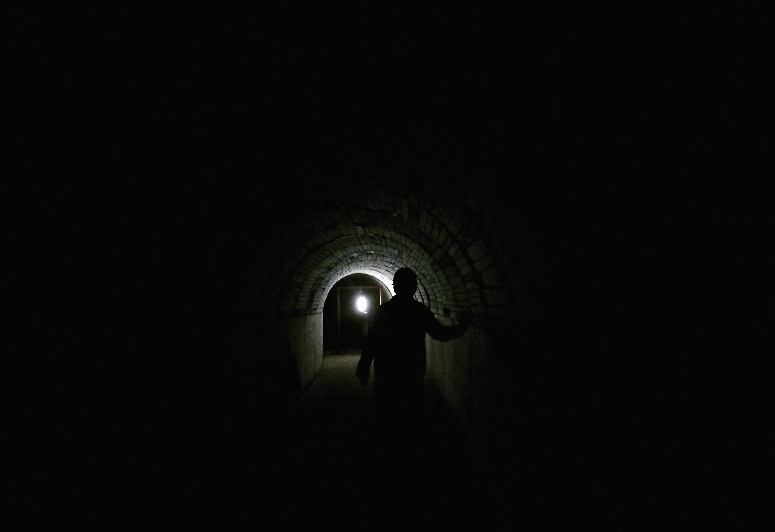
#> input picture image_test/rgb/RGBD_r_14_300.jpg, 775 x 532 px, found by its file name; its folder holds only this picture in this run
$ python compare_image_rgb_attention.py
#> lines starting #> are read from the running program, lines starting #| are printed output that depends on the picture
# coding:utf-8
# @Author     : HT
# @Time       : 2022/4/8 11:18
# @File       : compare_image_rgb.py
# @Software   : PyCharm
import os
import cv2
import numpy as np

def creat_dir(out_dir):
    if not os.path.isdir(out_dir):
        os.makedirs(out_dir)
sum_path_list=[r'G:\mmdetection_miner_result\work_dirs_rgb_depth_diy_d_simple',r'G:\mmdetection_miner_result\work_dir_rgb_depth_attention_se_d_simple',r'G:\mmdetection_miner_result\work_dirs_rgb_depth_attention_cbam_d_simple',r'G:\mmdetection_miner_result\work_dirs_rgb_depth_attention_cbam_d_b_simple']

# sum_path_list=[r'G:\mmdetection_miner_result\work_dirs_rgb_simple',r'G:\mmdetection_miner_result\work_dirs_depth_simple','G:\mmdetection_miner_result\work_dir_rgb_depth_attention_se_b_simple','G:\mmdetection_miner_result\work_dir_rgb_depth_attention_se_just_four_simple']
# sum_path_list=[r'G:\mmdetection_miner_result\work_dirs_rgb_simple',r'G:\mmdetection_miner_result\work_dirs_depth_simple','work_dir_rgb_depth_attention_se_b_simple','work_dir_rgb_depth_attention_se_just_four_simple']
save_path=r'G:\mmdetection_miner_result/compare_image_attention'
creat_dir(save_path)
rgb_path = os.path.join(sum_path_list[0], 'val', 'image1','rgb')
rgb_path_list=os.listdir(rgb_path)
depth_path = os.path.join(sum_path_list[0], 'val', 'image1','depth')
for rgbpath in rgb_path_list:
    rgb_path_image = rgb_path+'/'+rgbpath
    # print(rgb_path_image)
    rgb_path_image_data0=cv2.imread(rgb_path_image)
#> rgb_path_image_data0 is the input picture: shape (532, 775, 3); mean B, G, R 6.3, 7, 6.7
    depth_path_image = depth_path + '/' + rgbpath
    # print(rgb_path_image)
    depth_path_image_data0 = cv2.imread(depth_path_image)
    img_shape=rgb_path_image_data0.shape
#> img_shape = (532, 775, 3)
    # print('img_shape',img_shape)
    if depth_path_image_data0 is None:
        # print('ht')
        depth_path_image_data0 = np.uint8(np.ones(img_shape) * 255)
    for sum_path in sum_path_list[1:]:
        sum_path_ele_rgb = os.path.join(sum_path, 'val', 'image1', 'rgb')
        sum_path_ele_rgb_image=sum_path_ele_rgb+'/'+rgbpath
        # print(sum_path_ele_rgb_image)
        rgb_path_image_data1=cv2.imread(sum_path_ele_rgb_image)
        if rgb_path_image_data1 is None:
            rgb_path_image_data1=np.uint8(np.ones(img_shape)*255)
        # print(rgb_path_image_data1.shape)

        sum_path_ele_depth = os.path.join(sum_path, 'val', 'image1', 'depth')
        sum_path_ele_depth_image = sum_path_ele_depth + '/' + rgbpath
        depth_path_image_data1 = cv2.imread(sum_path_ele_depth_image)
        if depth_path_image_data1 is None:
            depth_path_image_data1=np.uint8(np.ones(img_shape)*255)
        # print('depth_path_image_data1', depth_path_image_data1.shape)
        # print(depth_path_image_data1)
        # print(rgb_path_image_data1.shape)
        rgb_path_image_data0 = np.hstack((rgb_path_image_data0, rgb_path_image_data1))
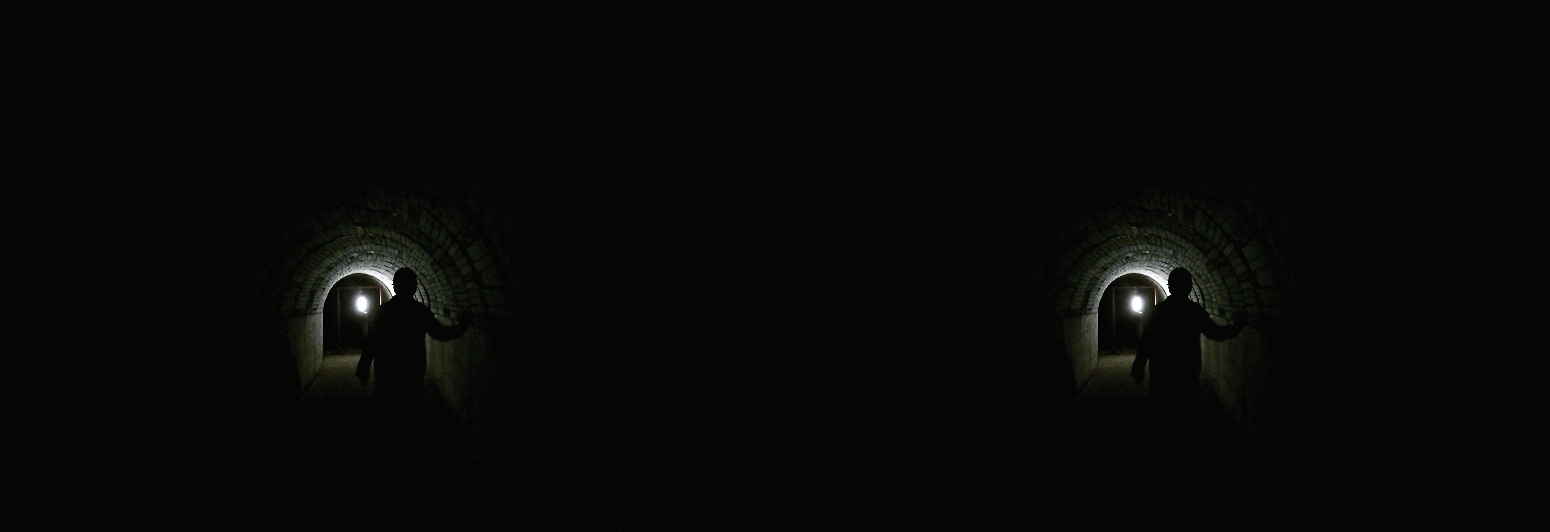
#> rgb_path_image_data0: shape (532, 1550, 3); mean B, G, R 6.3, 7, 6.7
        depth_path_image_data0 = np.hstack((depth_path_image_data0, depth_path_image_data1))
        # cv2.imshow('ht1', rgb_path_image_data0)
        # cv2.imshow('ht2', depth_path_image_data0)
    rgb_depth_path_image_data0 = np.vstack((rgb_path_image_data0, depth_path_image_data0))
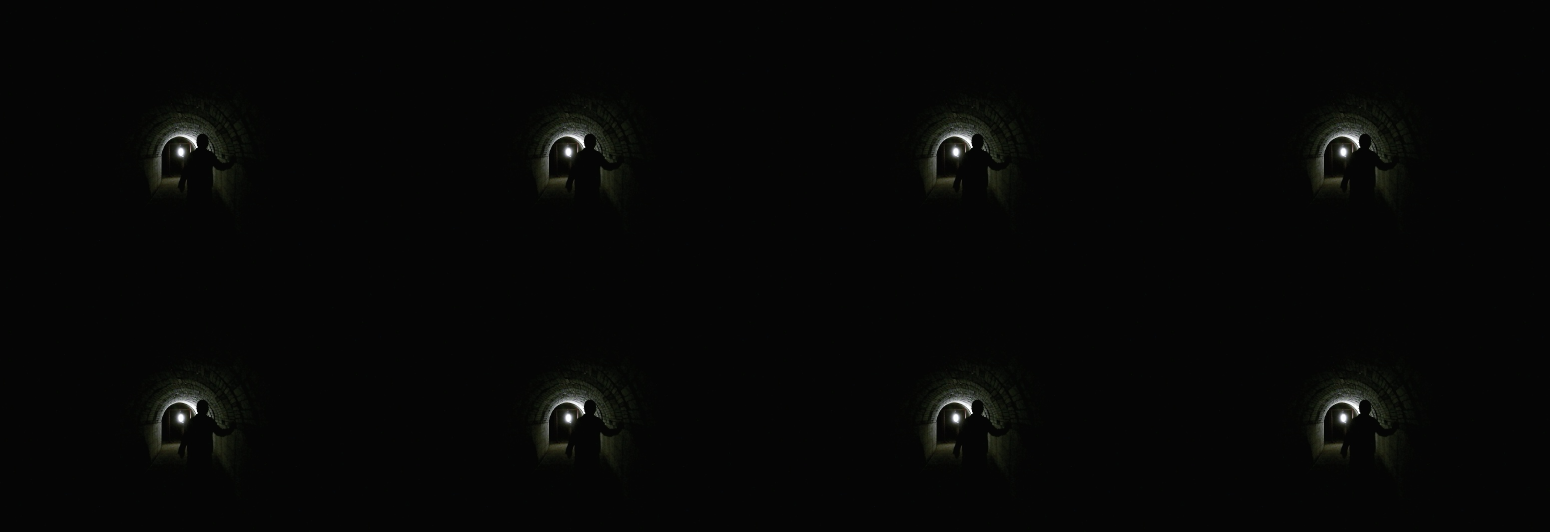
#> rgb_depth_path_image_data0: shape (1064, 3100, 3) (shown at 1/2 size); mean B, G, R 6.3, 7, 6.7
    # cv2.imshow('ht',rgb_depth_path_image_data0)
    # cv2.waitKey(0)
    # cv2.destroyAllWindows()
    save_path_image=save_path+'/'+rgbpath
    cv2.imwrite(save_path_image,rgb_depth_path_image_data0)
